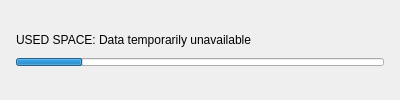
           <widget class="QWidget" name="pStorage">
            <layout class="QVBoxLayout" name="verticalLayout_9">
             <property name="spacing">
              <number>0</number>
             </property>
             <property name="leftMargin">
              <number>0</number>
             </property>
             <property name="topMargin">
              <number>0</number>
             </property>
             <property name="rightMargin">
              <number>0</number>
             </property>
             <property name="bottomMargin">
              <number>0</number>
             </property>
             <item>
              <widget class="QWidget" name="wUsage" native="true">
               <property name="sizePolicy">
                <sizepolicy hsizetype="Preferred" vsizetype="Preferred">
                 <horstretch>0</horstretch>
                 <verstretch>0</verstretch>
                </sizepolicy>
               </property>
               <property name="minimumSize">
                <size>
                 <width>0</width>
                 <height>40</height>
                </size>
               </property>
               <property name="maximumSize">
                <size>
                 <width>16777215</width>
                 <height>40</height>
                </size>
               </property>
               <property name="styleSheet">
                <string notr="true"/>
               </property>
               <layout class="QVBoxLayout" name="verticalLayout_3">
                <property name="spacing">
                 <number>2</number>
                </property>
                <property name="leftMargin">
                 <number>16</number>
                </property>
                <property name="topMargin">
                 <number>0</number>
                </property>
                <property name="rightMargin">
                 <number>16</number>
                </property>
                <property name="bottomMargin">
                 <number>0</number>
                </property>
                <item>
                 <widget class="QWidget" name="widget_8" native="true">
                  <property name="sizePolicy">
                   <sizepolicy hsizetype="Minimum" vsizetype="Preferred">
                    <horstretch>0</horstretch>
                    <verstretch>0</verstretch>
                   </sizepolicy>
                  </property>
                  <property name="minimumSize">
                   <size>
                    <width>368</width>
                    <height>20</height>
                   </size>
                  </property>
                  <property name="maximumSize">
                   <size>
                    <width>368</width>
                    <height>20</height>
                   </size>
                  </property>
                  <layout class="QHBoxLayout" name="horizontalLayout_4">
                   <property name="spacing">
                    <number>0</number>
                   </property>
                   <property name="leftMargin">
                    <number>0</number>
                   </property>
                   <property name="topMargin">
                    <number>0</number>
                   </property>
                   <property name="rightMargin">
                    <number>0</number>
                   </property>
                   <property name="bottomMargin">
                    <number>0</number>
                   </property>
                   <item>
                    <widget class="QLabel" name="lTotalUsedStorage">
                     <property name="sizePolicy">
                      <sizepolicy hsizetype="Preferred" vsizetype="Preferred">
                       <horstretch>0</horstretch>
                       <verstretch>0</verstretch>
                      </sizepolicy>
                     </property>
                     <property name="minimumSize">
                      <size>
                       <width>0</width>
                       <height>20</height>
                      </size>
                     </property>
                     <property name="maximumSize">
                      <size>
                       <width>16777215</width>
                       <height>20</height>
                      </size>
                     </property>
                     <property name="focusPolicy">
                      <enum>Qt::StrongFocus</enum>
                     </property>
                     <property name="styleSheet">
                      <string notr="true"/>
                     </property>
                     <property name="text">
                      <string>USED SPACE: Data temporarily unavailable</string>
                     </property>
                     <property name="alignment">
                      <set>Qt::AlignLeading|Qt::AlignLeft|Qt::AlignTop</set>
                     </property>
                    </widget>
                   </item>
                   <item>
                    <widget class="QLabel" name="lPercentageUsedStorage">
                     <property name="sizePolicy">
                      <sizepolicy hsizetype="Preferred" vsizetype="Preferred">
                       <horstretch>0</horstretch>
                       <verstretch>0</verstretch>
                      </sizepolicy>
                     </property>
                     <property name="minimumSize">
                      <size>
                       <width>0</width>
                       <height>20</height>
                      </size>
                     </property>
                     <property name="maximumSize">
                      <size>
                       <width>16777215</width>
                       <height>20</height>
                      </size>
                     </property>
                     <property name="focusPolicy">
                      <enum>Qt::StrongFocus</enum>
                     </property>
                     <property name="styleSheet">
                      <string notr="true"/>
                     </property>
                     <property name="text">
                      <string/>
                     </property>
                     <property name="alignment">
                      <set>Qt::AlignRight|Qt::AlignTop|Qt::AlignTrailing</set>
                     </property>
                    </widget>
                   </item>
                  </layout>
                 </widget>
                </item>
                <item>
                 <widget class="QProgressBar" name="pUsageStorage">
                  <property name="sizePolicy">
                   <sizepolicy hsizetype="Preferred" vsizetype="Preferred">
                    <horstretch>0</horstretch>
                    <verstretch>0</verstretch>
                   </sizepolicy>
                  </property>
                  <property name="minimumSize">
                   <size>
                    <width>368</width>
                    <height>8</height>
                   </size>
                  </property>
                  <property name="maximumSize">
                   <size>
                    <width>368</width>
                    <height>8</height>
                   </size>
                  </property>
                  <property name="cursor">
                   <cursorShape>PointingHandCursor</cursorShape>
                  </property>
                  <property name="styleSheet">
                   <string notr="true"/>
                  </property>
                  <property name="value">
                   <number>18</number>
                  </property>
                  <property name="format">
                   <string/>
                  </property>
                 </widget>
                </item>
               </layout>
              </widget>
             </item>
            </layout>
           </widget>
